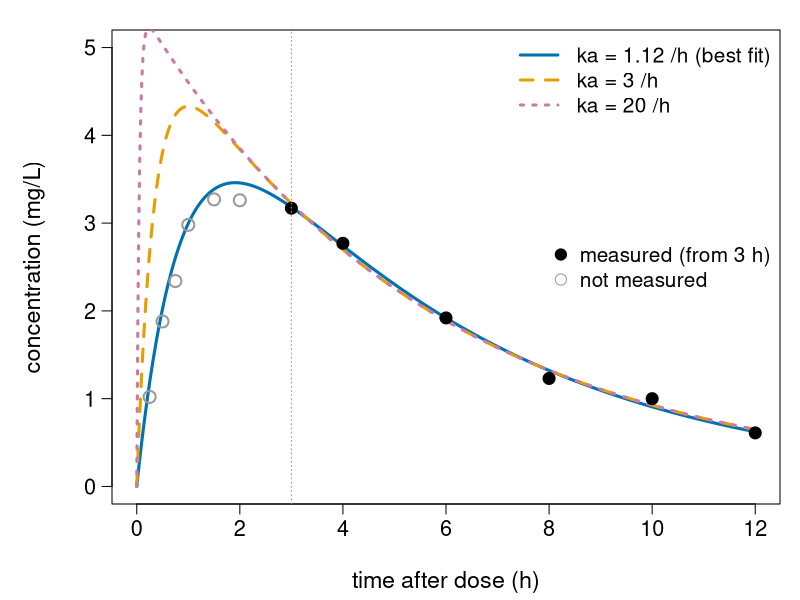
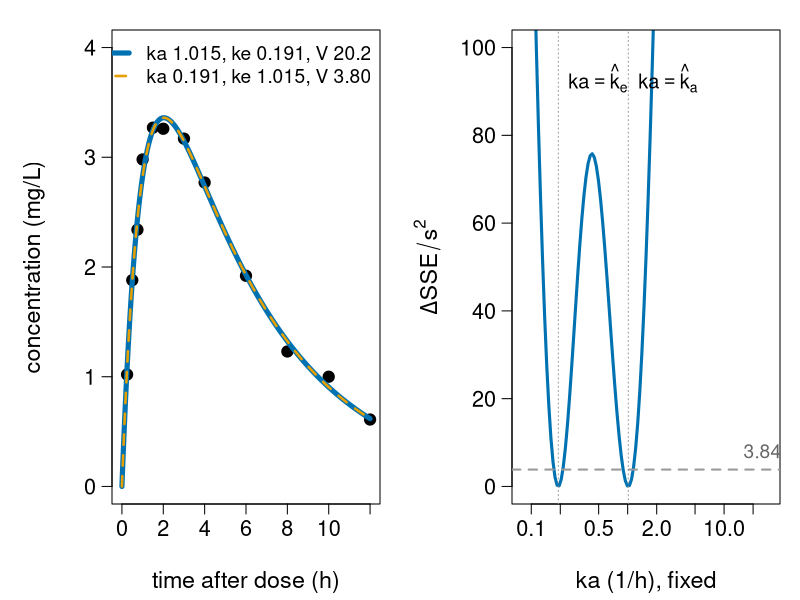
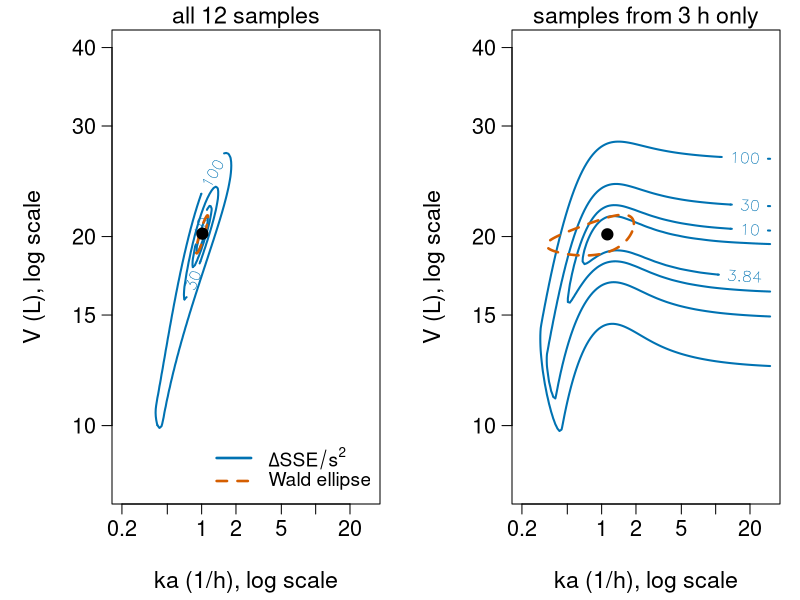
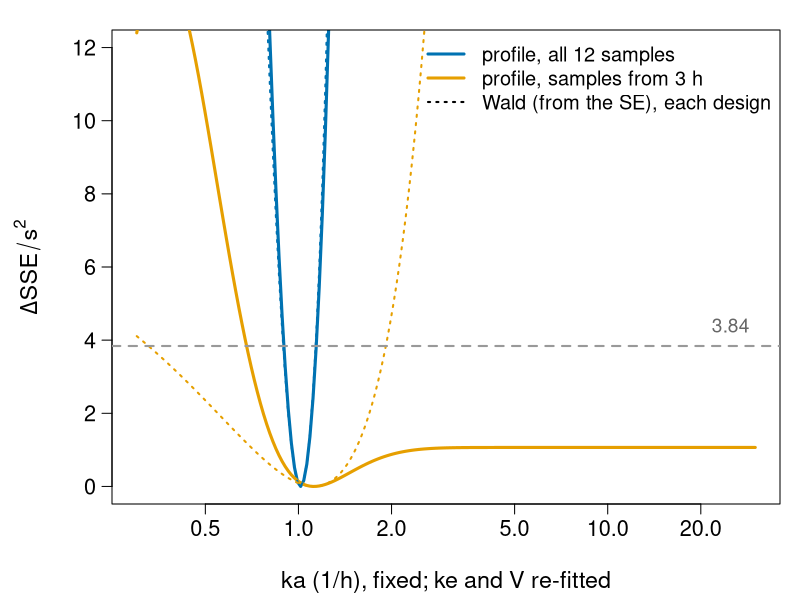
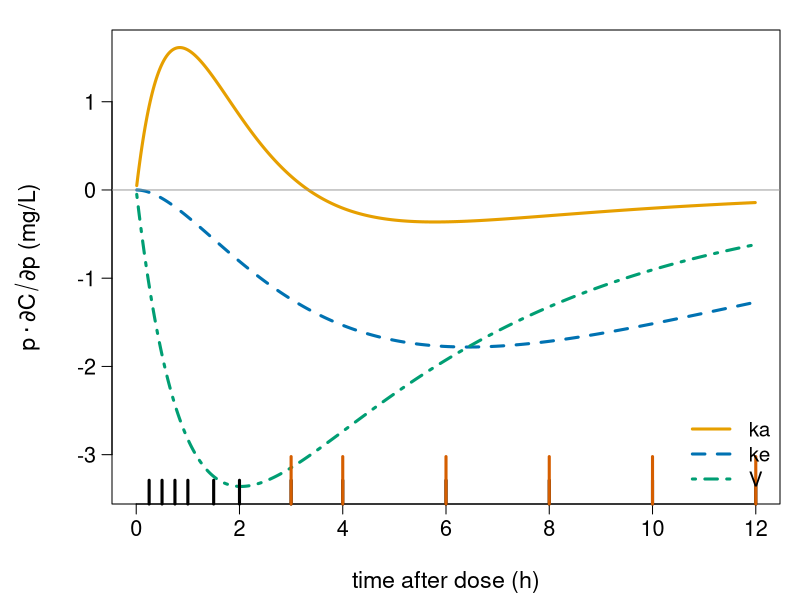
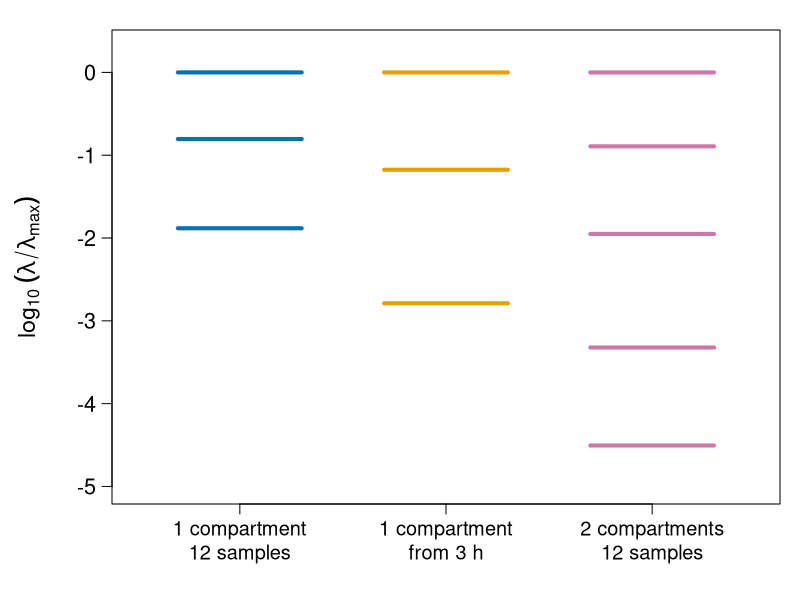

Write the R code that produced these figures, in order.
# Figures for the identifiability/ unit ("Identifiability and uncertainty of fitted parameters").
#
# Re-run by hand from this folder (it is NOT run by `quarto render`):
#   cd identifiability && Rscript make-identifiability-figs.R
#
# Base R graphics only (grDevices::svg) plus numDeriv for Jacobians.
# Colours are Okabe-Ito (colour-blind safe). Makes:
#   fig01-same-fit.svg      sparse design (first sample at 3 h): three ka values fit equally well
#   fig02-flipflop.svg      the ka/ke flip-flop: identical curves, and a ka profile with two wells
#   fig03-sse-slice.svg     SSE over (ka, V), ke re-fitted: rich vs sparse design, with the Wald ellipse
#   fig04-profiles.svg      profile of ka (others re-optimised) for both designs, Wald parabola
#   fig05-sensitivity.svg   relative sensitivities p dC/dp against time, with sample times
#   fig06-sloppy.svg        eigenvalues of J^T J (log parameters): sloppy spectra

library(numDeriv)

oi <- c(orange = "#E69F00", sky = "#56B4E9", green = "#009E73",
        yellow = "#F0E442", blue = "#0072B2", red = "#D55E00",
        purple = "#CC79A7", grey = "#999999")

fig <- function(file, w = 9, h = 5.2, expr) {
  svg(file, width = w, height = h)
  par(mar = c(4.8, 5.6, 1.5, 1), las = 1, mgp = c(3.4, 0.8, 0),
      cex.lab = 1.4, cex.axis = 1.3)
  expr
  dev.off()
}

## ---- the running example (same code as on the slides) ----------------------

pk <- function(t, ka, ke, V, D = 100) D * ka / (V * (ka - ke)) * (exp(-ke * t) - exp(-ka * t))
# data from *Nonlinear least squares and ODE fitting*: ka = 1 /h, ke = 0.2 /h,
# V = 20 L, D = 100 mg, noise N(0, 0.1^2) mg/L, rounded to 2 decimals
t <- c(0.25, 0.5, 0.75, 1, 1.5, 2, 3, 4, 6, 8, 10, 12)                          # hours
y <- c(1.02, 1.88, 2.34, 2.98, 3.27, 3.26, 3.17, 2.77, 1.92, 1.23, 1.00, 0.61)  # mg/L
late <- t >= 3                                                   # sparse design
ts <- t[late]; ys <- y[late]

fit  <- nls(y  ~ pk(t,  ka, ke, V), start = list(ka = 0.5, ke = 0.1, V = 10))
fits <- nls(ys ~ pk(ts, ka, ke, V), start = list(ka = 1, ke = 0.2, V = 20))
s2  <- deviance(fit)  / (length(y)  - 3)
s2s <- deviance(fits) / (length(ys) - 3)

# profile: fix ka, re-optimise ke and V; start from a given guess
prof1 <- function(ka, tt, yy, start = list(ke = 0.2, V = 20)) {
  f <- tryCatch(nls(yy ~ pk(tt, ka, ke, V), start = start), error = function(e) NULL)
  if (is.null(f)) c(NA, NA, NA) else c(deviance(f), coef(f))
}
tfine <- seq(0, 12, by = 0.02)

## ---- fig01: three ka values, same fit to the late data ----------------------

fig("fig01-same-fit.svg", w = 10, h = 5.2, expr = {
  kas <- c(coef(fits)["ka"], 3, 20)
  cols <- c(oi["blue"], oi["orange"], oi["purple"])
  plot(NA, xlim = c(0, 12), ylim = c(0, 5), xlab = "time after dose (h)",
       ylab = "concentration (mg/L)")
  for (i in 1:3) {
    pr <- prof1(kas[i], ts, ys)
    lines(tfine, pk(tfine, kas[i], pr[2], pr[3]), col = cols[i], lwd = 3, lty = i)
  }
  points(t[!late], y[!late], pch = 1, cex = 1.6, col = oi["grey"], lwd = 2)
  points(ts, ys, pch = 19, cex = 1.6)
  abline(v = 3, col = oi["grey"], lty = 3)
  legend("topright", bty = "n", cex = 1.25, lwd = 3, lty = 1:3, col = cols,
         legend = c(sprintf("ka = %.2f /h (best fit)", kas[1]),
                    "ka = 3 /h", "ka = 20 /h"))
  legend("right", bty = "n", cex = 1.25, pch = c(19, 1), col = c("black", oi["grey"]),
         pt.cex = 1.5, legend = c("measured (from 3 h)", "not measured"))
})

## ---- fig02: flip-flop --------------------------------------------------------

fig("fig02-flipflop.svg", w = 12, h = 5.2, expr = {
  par(mfrow = c(1, 2))
  p1 <- coef(fit)
  p2 <- c(p1[2], p1[1], p1[3] * p1[2] / p1[1])
  plot(t, y, pch = 19, cex = 1.5, xlim = c(0, 12), ylim = c(0, 4),
       xlab = "time after dose (h)", ylab = "concentration (mg/L)")
  lines(tfine, pk(tfine, p1[1], p1[2], p1[3]), col = oi["blue"], lwd = 5)
  lines(tfine, pk(tfine, p2[1], p2[2], p2[3]), col = oi["orange"], lwd = 2.5, lty = 2)
  legend("topright", bty = "n", cex = 1.15, lwd = c(5, 2.5), lty = 1:2,
         col = c(oi["blue"], oi["orange"]),
         legend = c(sprintf("ka %.3f, ke %.3f, V %.1f", p1[1], p1[2], p1[3]),
                    sprintf("ka %.3f, ke %.3f, V %.2f", p2[1], p2[2], p2[3])))
  # profile of ka over both branches
  g <- exp(seq(log(0.08), log(30), length.out = 121))
  g <- g[abs(g - p1[2]) > 0.004]
  d <- sapply(g, function(k) {
    a <- prof1(k, t, y, list(ke = 0.2, V = 20))[1]
    b <- prof1(k, t, y, list(ke = 1, V = 4))[1]
    min(a, b, na.rm = TRUE)
  })
  plot(g, (d - deviance(fit)) / s2, type = "l", lwd = 3, col = oi["blue"], log = "x",
       ylim = c(0, 100), xlab = "ka (1/h), fixed", ylab = expression(Delta * SSE / s^2))
  abline(h = 3.84, lty = 2, col = oi["grey"], lwd = 2)
  abline(v = c(p1[1], p1[2]), lty = 3, col = oi["grey"])
  text(p1[2], 92, expression(ka == hat(k)[e]), pos = 4, cex = 1.2)
  text(p1[1], 92, expression(ka == hat(k)[a]), pos = 4, cex = 1.2)
  text(25, 8, "3.84", cex = 1.15, col = "grey40")
})

## ---- fig03: SSE over (ka, V), ke re-fitted ----------------------------------

slice <- function(tt, yy, f, s2, title) {
  p <- coef(f)
  lka <- seq(log(0.2), log(30), length.out = 120)
  lV  <- seq(log(8), log(40), length.out = 120)
  # at each (ka, V) minimise the SSE over ke (kept below ka: no flip-flop branch)
  z <- outer(lka, lV, Vectorize(function(a, v)
    optimize(function(lke) sum((yy - pk(tt, exp(a), exp(lke), exp(v)))^2),
             c(log(0.01), a - 1e-3))$objective))
  z <- (z - deviance(f)) / s2
  contour(lka, lV, z, levels = c(3.84, 10, 30, 100), axes = FALSE,
          labcex = 1, lwd = 2, col = oi["blue"], xlab = "ka (1/h), log scale",
          ylab = "V (L), log scale", main = title, cex.main = 1.4, font.main = 1)
  axis(1, at = log(c(0.2, 0.5, 1, 2, 5, 10, 20)), labels = c(0.2, 0.5, 1, 2, 5, 10, 20))
  axis(2, at = log(c(10, 15, 20, 30, 40)), labels = c(10, 15, 20, 30, 40)); box()
  # Wald ellipse for (ka, V) from the full covariance matrix vcov(f)
  C <- vcov(f)[c("ka", "V"), c("ka", "V")]
  th <- seq(0, 2 * pi, length.out = 400)
  E <- t(p[c("ka", "V")] + t(chol(C)) %*% rbind(cos(th), sin(th)) * sqrt(3.84))
  ok <- E[, 1] > 0 & E[, 2] > 0
  E[!ok, ] <- NA
  lines(log(E[, 1]), log(E[, 2]), col = oi["red"], lwd = 2.5, lty = 2)
  points(log(p["ka"]), log(p["V"]), pch = 19, cex = 1.5)
}
fig("fig03-sse-slice.svg", w = 12, h = 5.4, expr = {
  par(mfrow = c(1, 2))
  slice(t, y, fit, s2, "all 12 samples")
  legend("bottomright", bty = "n", cex = 1.15, lwd = 2.5, lty = c(1, 2),
         col = c(oi["blue"], oi["red"]), legend = c(expression(Delta * SSE / s^2), "Wald ellipse"),
         bg = "white")
  slice(ts, ys, fits, s2s, "samples from 3 h only")
})

## ---- fig04: profiles of ka ----------------------------------------------------

fig("fig04-profiles.svg", w = 10, h = 5.4, expr = {
  g <- exp(seq(log(0.3), log(30), length.out = 201))
  dr <- sapply(g, function(k) prof1(k, t,  y)[1])
  ds <- sapply(g, function(k) prof1(k, ts, ys)[1])
  plot(g, (dr - deviance(fit)) / s2, type = "l", lwd = 3, col = oi["blue"], log = "x",
       ylim = c(0, 12), xlab = "ka (1/h), fixed; ke and V re-fitted",
       ylab = expression(Delta * SSE / s^2))
  lines(g, (ds - deviance(fits)) / s2s, lwd = 3, col = oi["orange"])
  se <- sqrt(diag(vcov(fit)))["ka"]; ses <- sqrt(diag(vcov(fits)))["ka"]
  lines(g, ((g - coef(fit)["ka"]) / se)^2, lty = 3, lwd = 2, col = oi["blue"])
  lines(g, ((g - coef(fits)["ka"]) / ses)^2, lty = 3, lwd = 2, col = oi["orange"])
  abline(h = 3.84, lty = 2, col = oi["grey"], lwd = 2)
  text(25, 4.4, "3.84", cex = 1.15, col = "grey40")
  legend("topright", bty = "n", cex = 1.2, lwd = c(3, 3, 2), lty = c(1, 1, 3),
         col = c(oi["blue"], oi["orange"], "black"),
         legend = c("profile, all 12 samples", "profile, samples from 3 h",
                    "Wald (from the SE), each design"))
})

## ---- fig05: sensitivities ----------------------------------------------------

fig("fig05-sensitivity.svg", w = 10, h = 5.2, expr = {
  p <- coef(fit)
  tf <- seq(0.01, 12, by = 0.02)
  Js <- jacobian(function(lp) pk(tf, exp(lp[1]), exp(lp[2]), exp(lp[3])), log(p))
  par(mar = c(4.8, 5.6, 1.5, 1))
  matplot(tf, Js, type = "l", lty = c(1, 2, 4), lwd = 3,
          col = c(oi["orange"], oi["blue"], oi["green"]),
          xlab = "time after dose (h)", ylab = expression(p %.% partialdiff * C / partialdiff * p ~ "(mg/L)"))
  abline(h = 0, col = oi["grey"])
  rug(t, ticksize = 0.05, lwd = 3)
  rug(ts, ticksize = 0.1, lwd = 3, col = oi["red"])
  legend("bottomright", bty = "n", cex = 1.25, lwd = 3, lty = c(1, 2, 4),
         col = c(oi["orange"], oi["blue"], oi["green"]),
         legend = c("ka", "ke", "V"))
})

## ---- fig06: sloppy eigenvalue spectra ----------------------------------------

pk2 <- function(t, ka, k10, k12, k21, V, D = 100) {
  s <- k10 + k12 + k21; q <- sqrt(s^2 - 4 * k21 * k10)
  al <- (s + q) / 2; be <- (s - q) / 2
  ka * D / V * ((k21 - al) / ((ka - al) * (be - al)) * exp(-al * t) +
                (k21 - be) / ((ka - be) * (al - be)) * exp(-be * t) +
                (k21 - ka) / ((al - ka) * (be - ka)) * exp(-ka * t))
}
fig("fig06-sloppy.svg", w = 10, h = 5.4, expr = {
  p <- coef(fit)
  e1 <- eigen(crossprod(jacobian(function(lp) pk(t,  exp(lp[1]), exp(lp[2]), exp(lp[3])), log(p))))$values
  e2 <- eigen(crossprod(jacobian(function(lp) pk(ts, exp(lp[1]), exp(lp[2]), exp(lp[3])), log(p))))$values
  p2 <- c(ka = 1, k10 = 0.2, k12 = 0.3, k21 = 0.15, V = 20)
  e3 <- eigen(crossprod(jacobian(function(lp) do.call(pk2, c(list(t), as.list(exp(lp)))), log(p2))))$values
  plot(NA, xlim = c(0.5, 3.5), ylim = c(-5, 0.3), xaxt = "n",
       xlab = "", ylab = expression(log[10] ~ (lambda / lambda[max])))
  axis(1, at = 1:3, labels = c("1 compartment\n12 samples", "1 compartment\nfrom 3 h",
                               "2 compartments\n12 samples"), padj = 0.6, cex.axis = 1.2)
  for (i in 1:3) {
    e <- list(e1, e2, e3)[[i]]
    segments(i - 0.3, log10(e / e[1]), i + 0.3, log10(e / e[1]), lwd = 4,
             col = c(oi["blue"], oi["orange"], oi["purple"])[i])
  }
})

cat("done\n")
